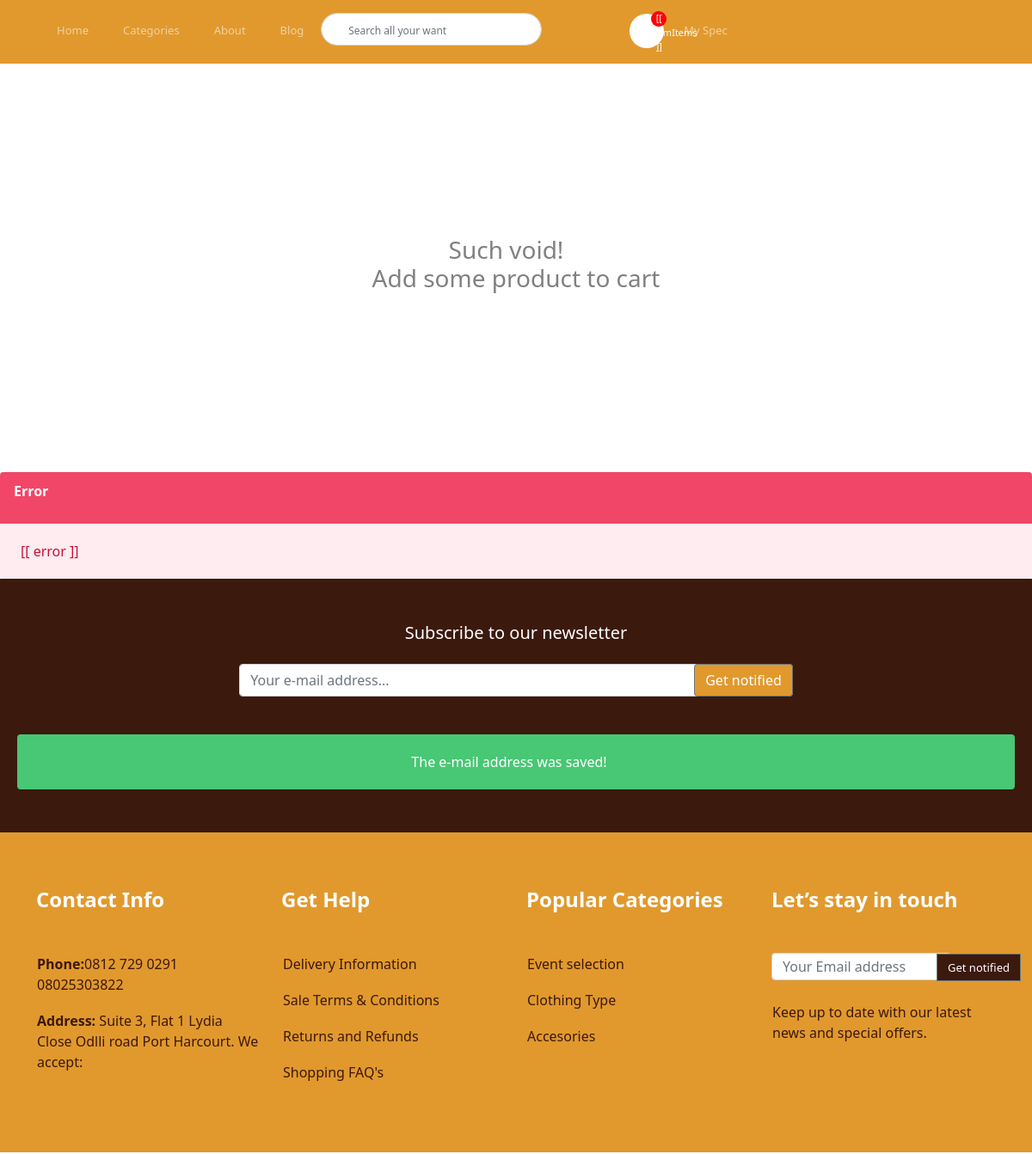
The app's page /cart/ (signed in) with its own data.
### apps/store/models.py (models this page shows, shortened)
class Category(models.Model):
    parent = models.ForeignKey('self', related_name='children', on_delete=models.CASCADE, blank=True, null=True)
    title = models.CharField(max_length=255)
    slug = models.SlugField(max_length=255)
    ordering = models.IntegerField(default=0)
    is_featured = models.BooleanField(default=False)
    class Meta:
        verbose_name_plural = 'Categories'
        ordering = ('ordering',)

### apps/cart/views.py (the view, shortened to what this page needs)
# urls.py: path('cart/', cart_detail, name='cart'),
def cart_detail(request):
    cart = Cart(request)
    productsstring = ''
    if request.user.is_authenticated:
        first_name = request.user.first_name
        last_name = request.user.last_name
        email = request.user.email
        address = request.user.userprofile.address
        zipcode = request.user.userprofile.zipcode
        place = request.user.userprofile.place
        phone = request.user.userprofile.phone
    else:
        first_name = last_name = email = address = zipcode = place = phone = ''
    context = {
        'cart': cart,
        'first_name': first_name,
        'last_name': last_name,
        'email': email,
        'phone': phone,
        'address': address,
        'zipcode': zipcode,
        'place': place,
        'pub_key': settings.STRIPE_API_KEY_PUBLISHABLE,
        'pub_key_razorpay': settings.RAZORPAY_API_KEY_PUBLISHABLE,
        'pub_key_paypal': settings.PAYPAL_API_KEY_PUBLISHABLE,
        'productsstring': productsstring.rstrip(',')
    }
    return render(request, 'cart.html', context)

### apps/cart/templates/cart.html (shortened to what this page needs)
{% extends 'base2.html' %}
{% block content %}
    <div id="cartapp">
        {% if cart %}
            <div v-if="products.length > 0">
                <div class="container">
                    <div class="cart-detail">
                        <div class="row ">
                            <div class="col-md-9 col-sm-12" >
                                <div class="row" v-for="product in products">
                                    <div class="col-md-4 col-sm-12 prodimagegrid">
                                        <div class="prodimgcard card1">
                                                <img src="{{ product.thumbnail }}" class="prodimage" alt="missing">
                                        </div>
                                    </div>
                                    <div class="col-md-8 col-sm-12" style="margin-bottom:1em;">
                                        <div class="prod-detail-card card1">
                                            <div class="container">
                                                <a href="" @click="removeFromCart(product.id)"><i class="far fa-times-circle"></i></a>
                                                <div class="row">
                                                    <div class="col-md-3">
                                                        <div class="clock-bg">
                                                            <i class="far fa-clock"></i>
                                                            <p class="time-interval">300s</p>
                                                        </div>
                                                    </div>
                                                    <div class="col-md-7 details">
                                                        <p class="cart-prod-title cart-display"> [[ product.title ]]</p>
                                                        <p class="cart-prod-price cart-display">N[[ product.total_price ]]</p>
                                                        <hr class="cart-hr">
                                                        <div class="alt-prod">
                                                            <p class="additional-prod">Alteration item to spec</p>
                                                            <p class="cart-prod-price additional-prod additional-prod">N1500</p>
                                                            <input type="submit" class="btn btn-danger additional-prod">
                                                        </div>
                                                        <div class="alt-prod2">
                                                            <p class="additional-prod">Alteration item to spec</p>
                                                            <p class="cart-prod-price additional-prod additional-prod">N1500</p>
                                                            <input type="submit" class="btn btn-outline-danger additional-prod">
                                                        </div>
                                                    </div>
                                                </div>
                                            </div>
                                        </div>
                                    </div>
                                </div>
                            </div>
                            <div class="col-md-3 col-sm-12">
                              <div class="summary-display-card card1">
                                <div class="container-fluid">
                                <input type="hidden" v-model="coupon_value">
                                <h2 class="subtitle">Coupon code</h2>
                                <div class="field has-addons">
                                    <div class="control">
                                        <input type="text" v-model="coupon_code" class="input">
                                    </div>
                                    <div class="control">
                                        <button @click="applyCoupon()" class="button is-primary">Apply</button>
                                    </div>
                                </div>
                                <div class="notification is-warning" v-if="showCouponCodeError">
                                    <p>The coupon code is not valid!</p>
                                </div>
                                <p class="title">Summary</p>
                                <!-- <p class="title summary-display">Price (3 items)</p>
                                <p class="summary-prod-price summary-display">{{ product.price }}</p> -->
                                <table class="table table-sm table-borderless">
                                  <tbody v-for="product in products">
                                    <tr class="">
                                    <td>[[product.title ]]</td>
                                    <td>[[ product.total_price ]]</td>
                                    </tr>
                                  </tbody>
                                </table>
                                <p class="" style="font-size: 13px;">Total: <span>{{  cart.get_total_cost }}</span> </p>
                                <div v-if="coupon_value">
                                    <p colspan="3">Total cost with coupon:</p>
                                    <p>[[ totalCostWithCoupon ]]</p>
                                </div>
                                <hr class="summary-hr">
                                <form>
                                    <div class="field">
                                        <div class="control">
                                            <a href="{% url 'checkout' %}" type="button" class="btn btn-primary btn-block">Check out</a>
                                        </div>
                                    </div>
                                </form>
                                </div>
                              </div>
                            </div>
                        </div>
                    </div>
                </div>
                <!-- {% if not request.user.is_authenticated %}
                    <p>Continue as guest or <a href="{% url 'login' %}">log in</a> / <a href="{% url 'signup' %}">sign up</a>.</p>
                    <hr>
                {% endif %} -->
                <!-- <h2 class="title">Contact information</h2>
                <div class="columns">
                    <div class="column is-6">
                        <div class="field">
                            <label>First name</label>
                            <div class="control">
                                <input class="input" type="text" name="first_name" v-model="first_name">
                            </div>
                        </div>
                        <div class="field">
                            <label>Last name</label>
                            <div class="control">
                                <input class="input" type="text" name="last_name" v-model="last_name">
                            </div>
                        </div>
                        <div class="field">
                            <label>E-mail</label>
                            <div class="control">
                                <input class="input" type="email" name="email" v-model="email">
                            </div>
                        </div>
                        <div class="field">
                            <label>Phone</label>
                            <div class="control">
                                <input class="input" type="text" name="phone" v-model="phone">
                            </div>
                        </div>
                    </div>
                    <div class="column is-6">
                        <div class="field">
                            <label>Address</label>
                            <div class="control">
                                <input class="input" type="text" name="address" v-model="address">
                            </div>
                        </div>
                        <div class="field">
                            <label>Zip code</label>
                            <div class="control">
                                <input class="input" type="text" name="zipcode" v-model="zipcode">
                            </div>
                        </div>
                        <div class="field">
                            <label>Place</label>
                            <div class="control">
                                <input class="input" type="text" name="place" v-model="place">
                            </div>
                        </div>
                    </div>
                </div>
                <div class="field">
                    <div class="control">
                        <button class="button is-primary" v-on:click="buy('stripe')">Pay with stripe</button>
                        <button class="button is-primary" v-on:click="buy('razorpay')">Pay with razorpay</button>
                        <div id="paypal-button-container" class="mt-4"></div>
                    </div>
                </div> -->
            </div>
            <p v-else>Your cart is empty!</p>
        {% else %}
            <div class="container d-flex justify-content-center" style="margin-bottom: 200px;">
                <h3 style="margin-top: 200px; color: grey;"><span style="margin-left: 89px;">Such void! </span><br> Add some product to cart</h3>
            </div>
        {% endif %}
        <div v-if="errors.length > 0">
            <article class="message is-danger"
                v-for="error in errors"
            >
                <div class="message-header">
                    <p>Error</p>
                </div>
                <div class="message-body">
                    [[ error ]]
                </div>
            </article>
        </div>
    </div>
{% endblock %}

### apps/core/templates/base2.html (shortened to what this page needs)
<!DOCTYPE html>
{% load static %}
<html lang="en">
<head>
    <link rel="stylesheet" href="{% static 'assets/css/style.css' %}">
    <link rel="stylesheet" href="{% static 'assets/css/bootstrap-grid.css' %}">
	<link rel="stylesheet" href="{% static 'assets/css/bulma.min.css' %}">
    <link rel="stylesheet" href="{% static 'main.css' %}">
    <link rel="stylesheet" href="{% static 'assets/css/bootstrap.css' %}">
    <link rel="stylesheet" href="{% static 'assets/fontawesome/css/all.css' %}">
    <link rel="stylesheet" href="https://cdnjs.cloudflare.com/ajax/libs/animate.css/4.1.1/animate.min.css">
</head>
<body>
    <div class="section color1">
        <div class="container">
          <nav class="navbar navbar-expand-md navbar-dark">
            <div class="collapse navbar-collapse" id="navbarCollapse">
              <ul class="navbar-nav">
                <li class="nav-item active">
                  <a class="nav-link" href="{% url 'frontpage' %}">Home</a>
                </li>
                <li class=" nav-item dropdown">
                  <a class="dropbtn nav-link">Categories
                  </a>
                </li>
                <li class="nav-item">
                  <a class="nav-link" href="{% url 'about' %}">About</a>
                </li>
                <li class="nav-item">
                  <a class="nav-link" href="{% url 'blog' %}">Blog</a>
                </li>
                <form class="" action="{% url 'search' %}" method="GET">
                  <div class="form-group relative" >
                      <input type="text" class="form-control" name="query" placeholder="Search all your want">
                      <button class="button-reset color-inherit db o-60 absolute center-v right-1 hover-primary6"><i class="fas fa-search"></i></button>
                  </div>
                </form>
                  <div class="cart-circle"></div>
                  <a href="{% url 'cart' %}"><i class="fas fa-cart-arrow-down right"></i></a>
                  <div class="cart-count text-center " id="navbarapp">
                    <p>[[ numItems ]]</p>
                  </div>
                  {% if request.user.is_authenticated %}
				  <li class="nav-item active">
					<a class="nav-link" href="{% url 'myspec' %}">My Spec</a>
				  </li>
					{% endif %}
                </div>
            </div>
      </div>
			{% block content %}
      {% endblock %}
    {% include 'parts/newsletter.html' %}
		  <footer>
		    <div class="container">
		      <div class="row">
		        <div class="col-md-3">
		          <h4>Contact Info</h4>
		          <p><b>Phone:</b>0812 729 0291 <br>
		            08025303822 <br>
		          </p>
		          <p><b>Address:</b> Suite 3, Flat 1
		            Lydia Close Odlli road
		            Port Harcourt.
		            We accept:
		          </p>
		        </div>
		        <div class="col-md-3">
		          <h4>Get Help</h4>
				  <p><a href="{% url 'delivery' %}">Delivery Information</a></p>
				  <p><a href="{% url 'conditions' %}">Sale Terms & Conditions</a></p>
				  <p><a href="{% url 'returns' %}">Returns and Refunds</a></p>
				  <p><a href="{% url 'faq' %}">Shopping FAQ's</a></p>
		        </div>
		        <div class="col-md-3 footer-cate">
		          <h4>Popular Categories</h4>
		          {% for cate in menu_categories %}
		            <a href="{% url 'category_detail' cate.slug %}"><p>{{ cate.title }}</p></a>
		          {% endfor %}
		        </div>
		        <div class="col-md-3">
		          <h4>Let’s stay in touch</h4>
		          <form action="">
		            <input type="tel" class="form-control form" placeholder="Your Email address">
		            <input type="submit" value="Get notified" class="btn btn-secondary form-btn">
		          </form>
		          <p>Keep up to date with our latest
		            news and special offers.</p>
		        </div>
		      </div>
		    </div>
		  </footer>
	</body>
</html>

### records on screen
Category: title "Event selection"
Category: title "Clothing Type"
Category: title "Accesories"
